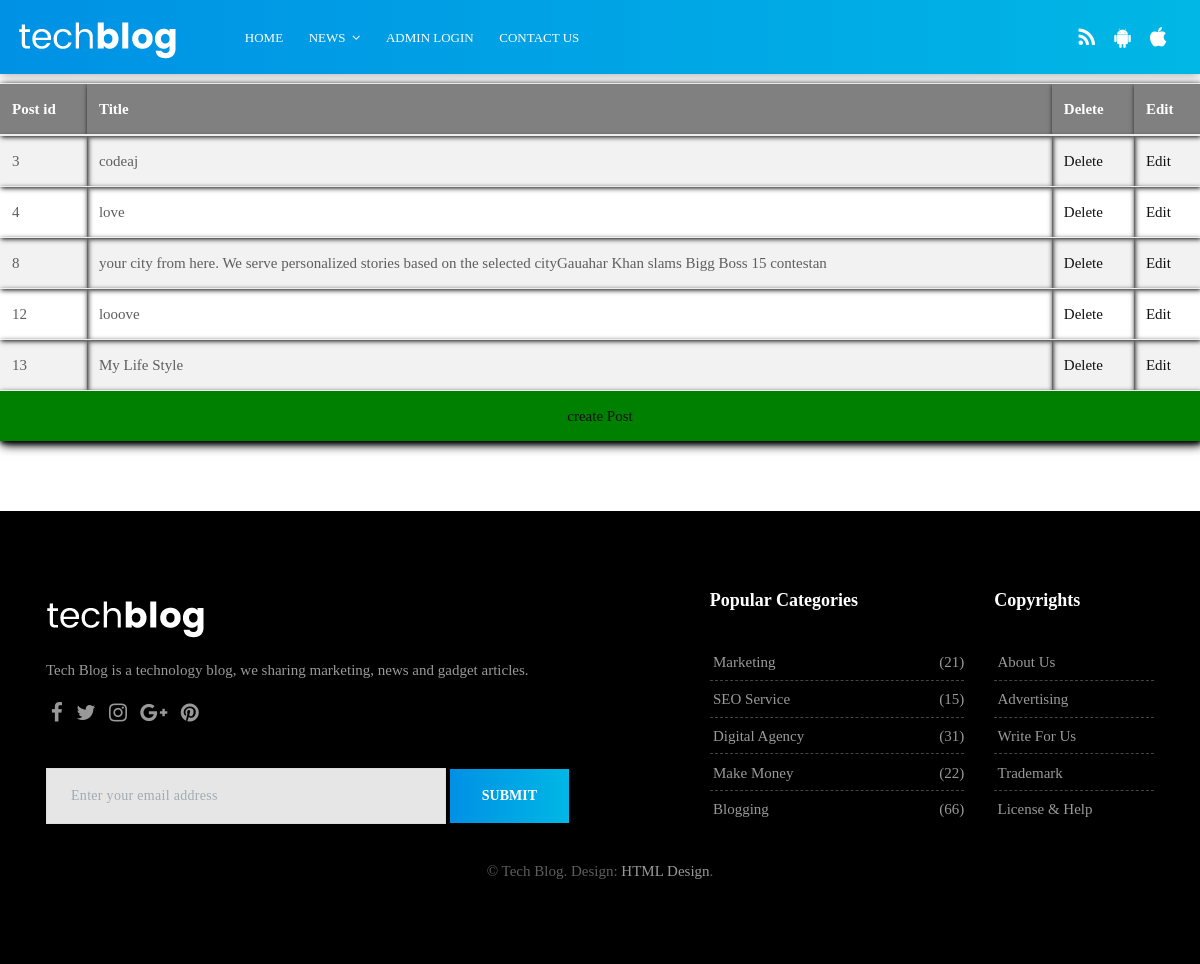
Page /showall/ on the earlier database version.
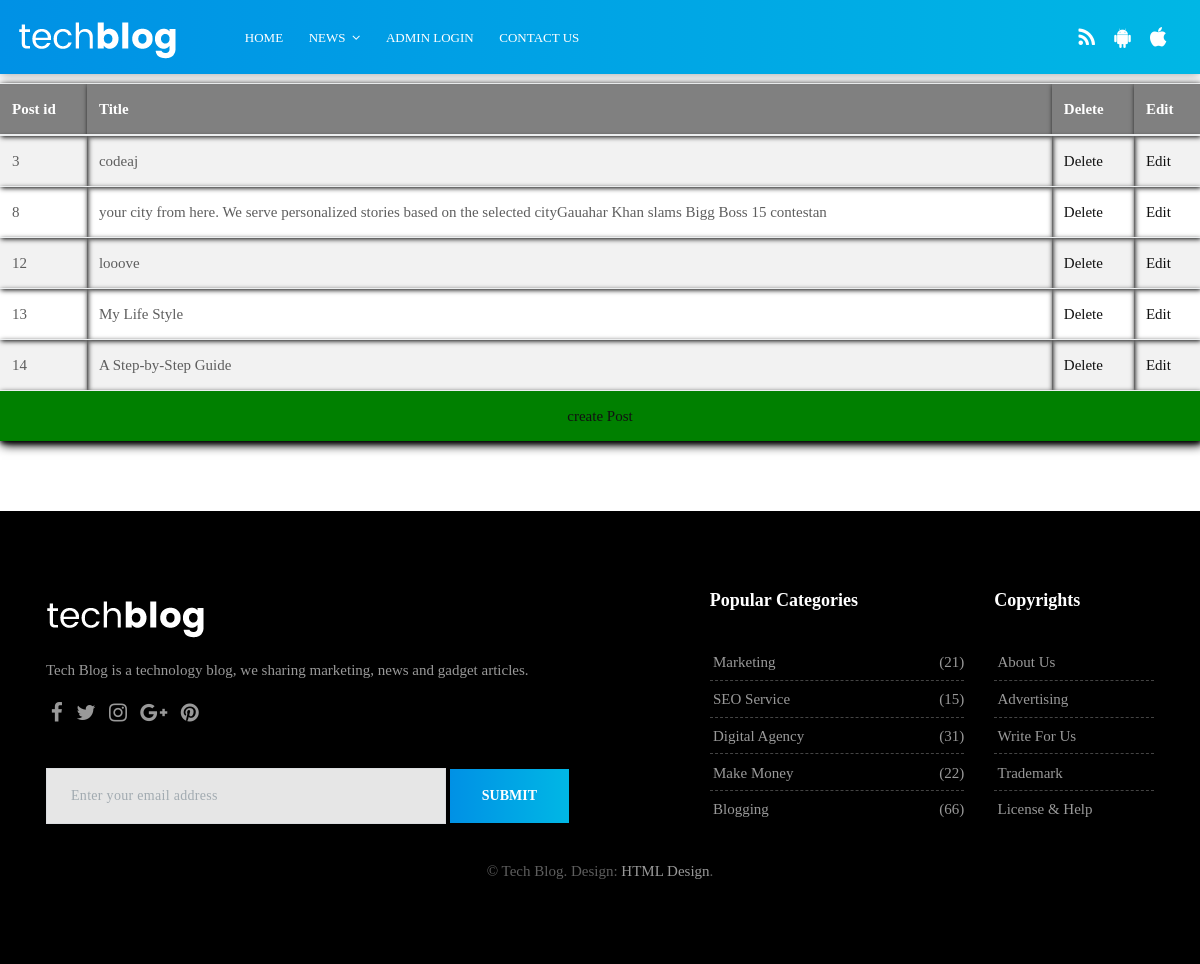
Same page on the later database version.
### info/models.py (models this page shows)
class blog_table(models.Model):
    title = models.TextField()
    des = models.TextField()
    category = models.TextField()
    pub_draft = models.BooleanField()
    youtube_link = models.URLField(max_length=300,null=True)
    date = models.DateField(null=False , blank=False)
    time = models.TimeField(null=False , blank=False)
    image = models.ImageField(null=True,blank=True,upload_to='')
    subscribe = models.EmailField(max_length=250,null=True,blank=True)

### blog/views.py (the view)
# urls.py: path('showall/',views.showall,name='showall'),
def showall(request):
    posts=blog_table.objects.all()
    return render (request,'showall.html',{'posts':posts})

### templates/showall.html
{% extends 'tech-index.html' %}
{% block content %}
<table class="table table-striped table-dark " id="all">
  <thead>
    <tr>
      <th scope="col">Post id</th>
      <th scope="col">Title</th>
      <th scope="col">Delete</th>
      <th scope="col">Edit</th>
    </tr>
  </thead>
  <tbody>
      {% for post in posts %}
    <tr>
        <td>{{post.id}}</td>
        <td>{{post.title}}</td>
        <td><a href="http://127.0.0.1:8000/delete/{{post.id}}">Delete</a></td>
        <td><a href="http://127.0.0.1:8000/edit/{{post.id}}">Edit</a></td>
    </tr>
{% endfor %}
      <tr>
          <td class="create" colspan="4"><a href="http://127.0.0.1:8000/createpost/">create Post</a></td>
      </tr>
  </tbody>
</table>
{% endblock %}

Differences in the rows shown:
removed blog_table: id "4", title "love"
added blog_table: id "14", title "A Step-by-Step Guide"
